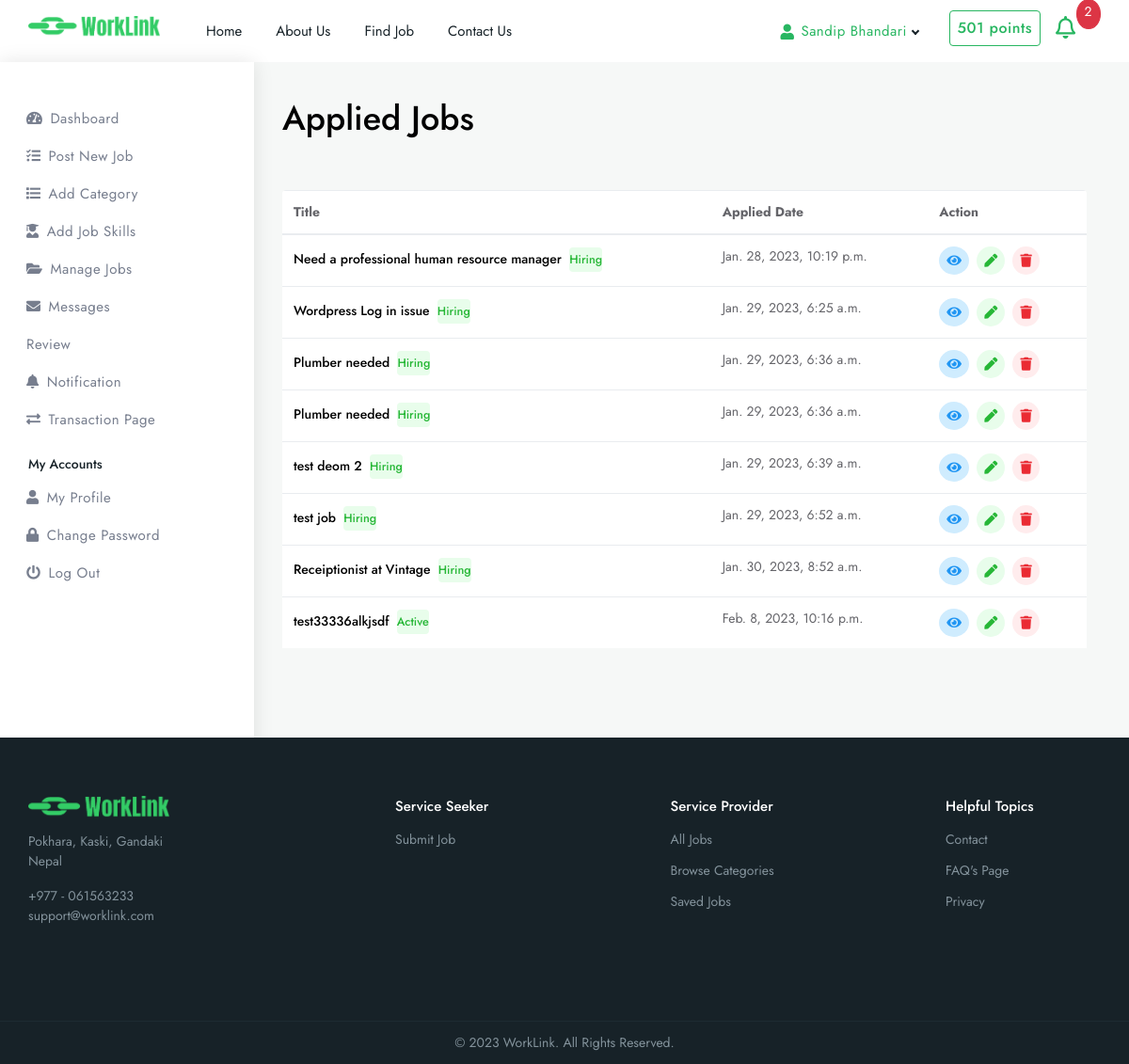
/manage-job/ (signed in), run on an earlier commit of the app's database.
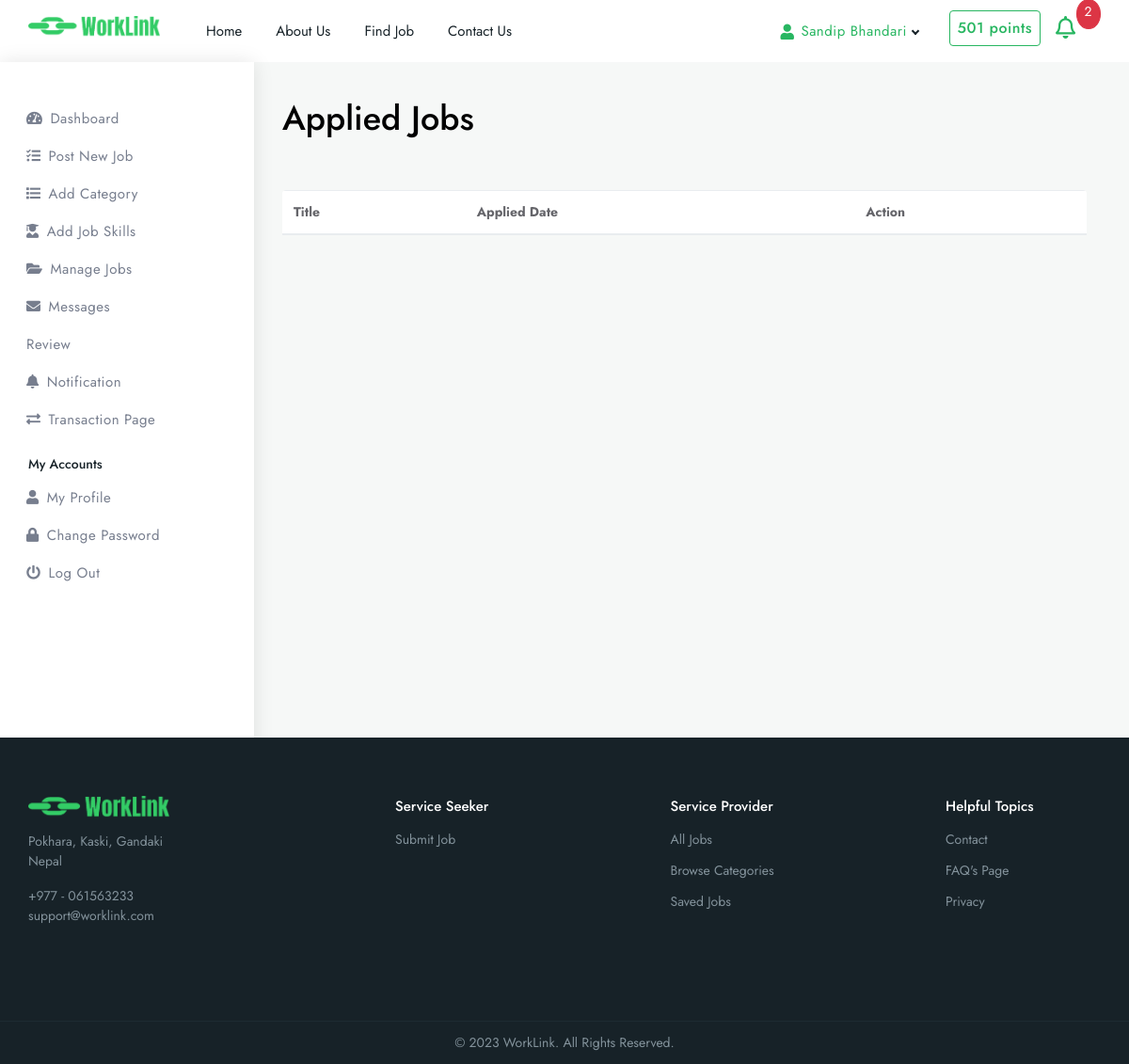
And on a later commit of the database.
### services/models.py (models this page shows, shortened)
class JobApplications(models.Model):
    user = models.ForeignKey(User, on_delete=models.CASCADE, related_name='applicants')
    service = models.ForeignKey(Services, on_delete= models.CASCADE, related_name='services', null=True)
    STATUS=(
        ('Hiring', 'Hiring'),
        ('Hired', 'Hired'),
        ('Rejected', 'Rejected')
    )
    status = models.CharField(max_length=100, choices=STATUS, default='Hiring')
    applied_on = models.DateTimeField(auto_now_add=True)
    resume = models.FileField(upload_to='resume/', blank=True, null=True)
    updated_on = models.DateTimeField(auto_now=True)
    class Meta:
        verbose_name_plural = 'Job applications'

class Services(models.Model):
    title = models.CharField(max_length=100)
    description = models.TextField()
    amount = models.IntegerField(default='0', help_text="Enter amount in rupees")
    duration= models.IntegerField(default='1', help_text="Enter time in days")
    STATUS=(
        ('active', 'Active'),
        ('completed', 'Completed'),
        ('hiring', 'Hiring')
    )
    status = models.CharField(max_length=100, choices=STATUS, default='hiring')
    category = models.ManyToManyField(Category, blank=True)
    skills =models.ManyToManyField(JobSkills, blank=True)
    vacancy = models.IntegerField(help_text="Enter number of vacancies", default='1')
    posted_by= models.ForeignKey(User, on_delete=models.CASCADE, related_name='services', null=True)
    location =models.CharField(max_length=200)
    image = models.ImageField(upload_to='services/')
    created_at = models.DateTimeField(auto_now_add=True)
    updated_at = models.DateTimeField(auto_now=True)
    def __str__(self):
        return self.title
    class Meta:
        verbose_name_plural = 'Services'

### services/views.py (the view)
# urls.py: path('manage-job/', views.manage_job, name="manage-job"),
@ login_required(login_url='/auth/login/')
def manage_job(request):
    applied_jobs = JobApplications.objects.filter(user=request.user)
    posted_jobs = Services.objects.filter(posted_by=request.user)
    template_name='services/manage-job.html'
    context={
        'applied_jobs': applied_jobs,
        'posted_jobs': posted_jobs,
    }
    return render(request, template_name, context)

### services/templates/services/manage-job.html (shortened to what this page needs)
{% extends 'base.html' %}
{% load static %}
{% block content %}
<div class="dashboard-wrap bg-light">
    {% include 'services/includes/sidebar.html' %}
    <div class="dashboard-content">
        <div class="dashboard-tlbar d-block mb-5">
            <div class="row">
                <div class="colxl-12 col-lg-12 col-md-12">
                    <h1 class="ft-medium">
                        {% if request.user.role == 'Service Provider' %}Applied Jobs
                        {% else %}
                        Posted Jobs
                        {% endif %}
                    </h1>
                </div>
            </div>
        </div>
        <div class="dashboard-widg-bar d-block">
            <div class="row">
                <div class="col-xl-12 col-lg-12 col-md-12">
                    {% if request.user.role == 'Service Provider' %}
                    {% include 'services/jobs-applied.html' %}
                    {% else %}
                    {% include 'services/jobs-posted.html' %}
                    {% endif %}
                </div>
            </div>
        </div>
    </div>
</div>
{% endblock content %}

### services/templates/services/jobs-applied.html
<div class="mb-4 tbl-lg rounded overflow-hidden">
                <div class="table-responsive bg-white">
                    <table class="table">
                        <thead class="thead-dark">
                            <tr>
                                <th scope="col">Title</th>
                                <th scope="col">Applied Date</th>
                                <th scope="col">Action</th>
                            </tr>
                        </thead>
                        <tbody>
                            {% for job in applied_jobs %}
                            <tr>
                                <td>
                                    <div class="dash-title">
                                        <h4 class="mb-0 ft-medium fs-sm">{{job.service}}
                                            <span class="medium worklink-theme rounded text-success bg-light-success ml-1 py-1">{{job.service.status|capfirst}}</span>
                                        </h4>
                                    </div>
                                </td>
                                <td>{{job.applied_on}}</td>
                                <td>
                                    <div class="dash-action">
                                        <a href="#" class="p-2 circle text-info bg-light-info d-inline-flex align-items-center justify-content-center mr-1"><i class="fas fa-eye"></i></a>
                                        <a href="#" class="p-2 circle text-success bg-light-success d-inline-flex align-items-center justify-content-center"><i class="fas fa-pen"></i></a>
                                        <a href="#" class="p-2 circle text-danger bg-light-danger d-inline-flex align-items-center justify-content-center ml-1"><i class="fas fa-trash"></i></a>
                                    </div>
                                </td>
                            </tr>
                            {% endfor %}
                        </tbody>
                    </table>
                </div>
            </div>

What changed in the data, as far as the page shows it:
removed JobApplications: service "Need a professional human resource manager", service.status "Hiring", applied_on "Jan. 28, 2023, 10:19 p.m."
removed JobApplications: service "Wordpress Log in issue", service.status "Hiring", applied_on "Jan. 29, 2023, 6:25 a.m."
removed JobApplications: service "Plumber needed", service.status "Hiring", applied_on "Jan. 29, 2023, 6:36 a.m."
removed JobApplications: service "Plumber needed", service.status "Hiring", applied_on "Jan. 29, 2023, 6:36 a.m."
removed JobApplications: service "test deom 2", service.status "Hiring", applied_on "Jan. 29, 2023, 6:39 a.m."
removed JobApplications: service "test job", service.status "Hiring", applied_on "Jan. 29, 2023, 6:52 a.m."
removed JobApplications: service "Receiptionist at Vintage", service.status "Hiring", applied_on "Jan. 30, 2023, 8:52 a.m."
removed JobApplications: service "test33336alkjsdf", service.status "Active", applied_on "Feb. 8, 2023, 10:16 p.m."
